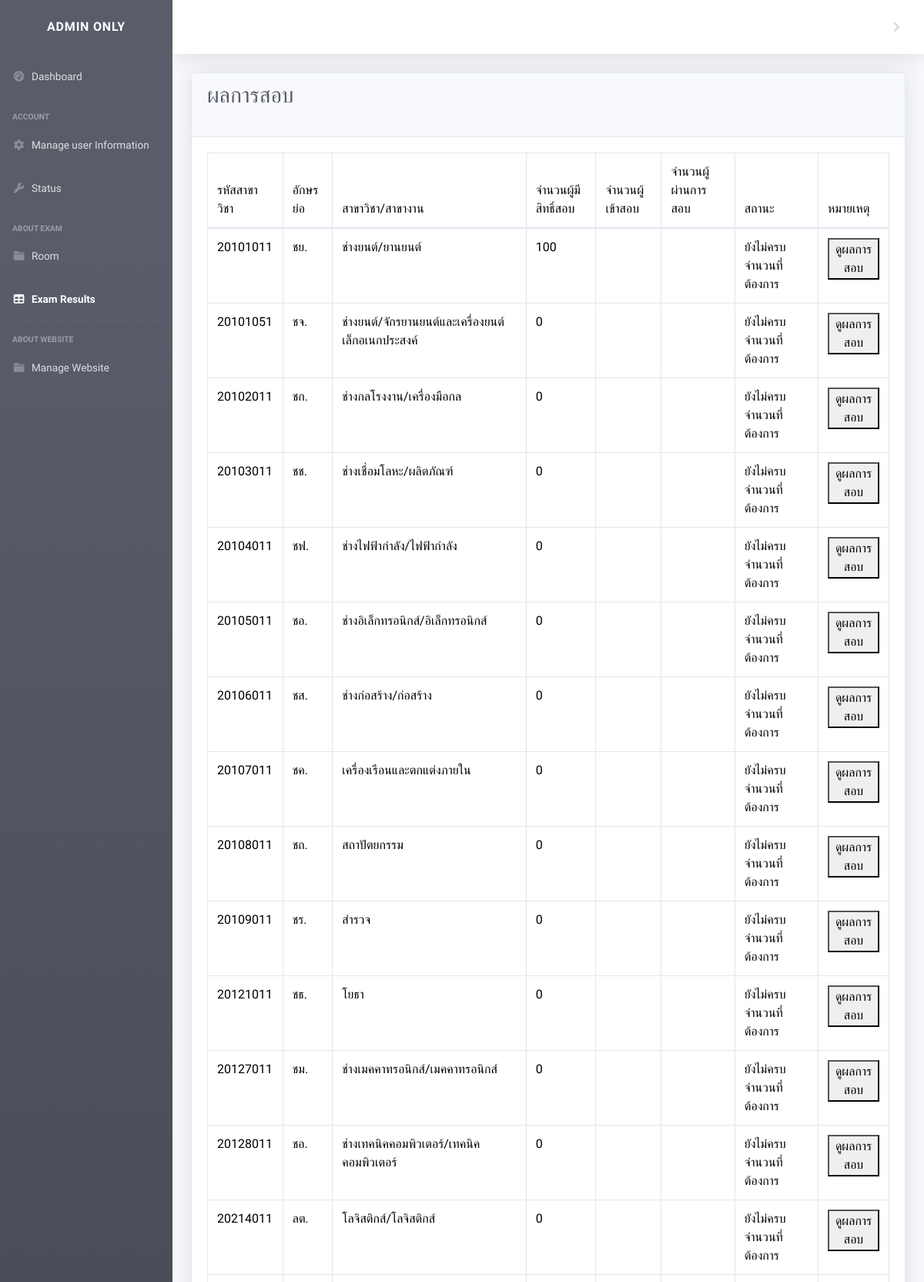
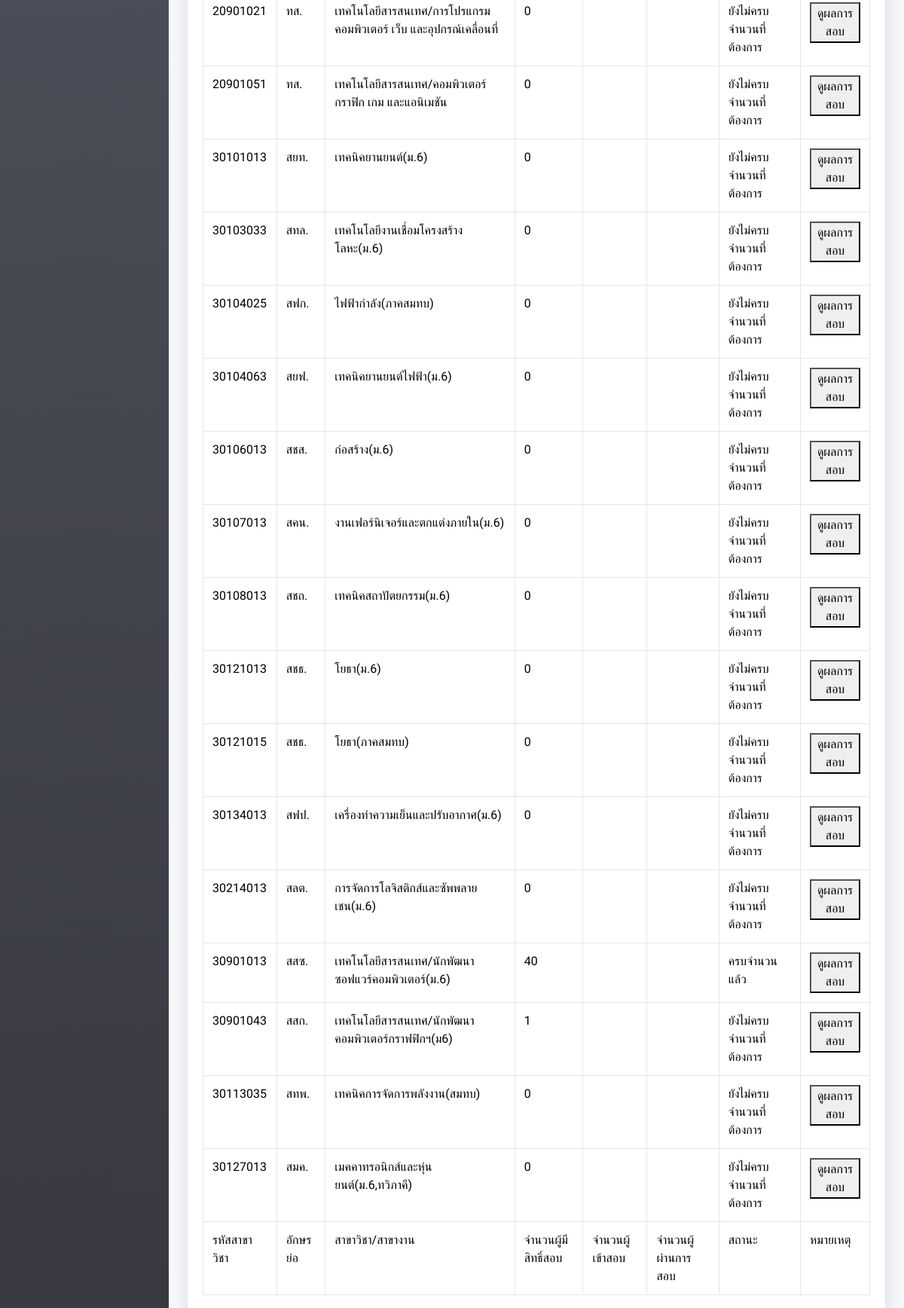
The page /test-result.php (upper part) on the database its author committed (2 pictures, top to bottom).
### tables this page shows
CREATE TABLE `tb_department` (
  `id_department` int(11) NOT NULL,
  `department_id` varchar(10) NOT NULL,
  `department_name` varchar(70) NOT NULL,
  `department_short` varchar(10) NOT NULL,
  `department_student` varchar(10) NOT NULL
);

### test-result.php (the view, shortened to what this page needs)
<!DOCTYPE html>
<html lang="en">
<head>
    <link rel="stylesheet" href="https://cdnjs.cloudflare.com/ajax/libs/font-awesome/6.0.0/css/all.min.css">
        <link href="https://cdn.jsdelivr.net/npm/bootstrap@5.3.2/dist/css/bootstrap.min.css" rel="stylesheet">
<link href="vendor/datatables/dataTables.bootstrap4.min.css" rel="stylesheet">
    <link href="test.css" rel="stylesheet">
  <?php
    include('connect.php');
    ?>
</head>
<body id="page-top">
    <div id="wrapper">
        <ul class="navbar-nav bg-gradient-dark sidebar sidebar-dark accordion" id="accordionSidebar">
            <a class="sidebar-brand d-flex align-items-center justify-content-center" href="adminindex.php">
                <div class="sidebar-brand-text mx-3">Admin Only</div>
            </a>
            <hr class="sidebar-divider my-0">
            <li class="nav-item">
                <a class="nav-link" href="adminindex.php">
                    <i class="fas fa-fw fa-tachometer-alt"></i>
                    <span>Dashboard</span></a>
            </li>
            <hr class="sidebar-divider d-none d-md-block">
            <div class="sidebar-heading">
                Account
            </div>
            <li class="nav-item">
                <a class="nav-link collapsed" href="manage-user.php"  data-target="#collapseTwo"
                    aria-expanded="true" aria-controls="collapseTwo">
                    <i class="fas fa-fw fa-cog"></i>
                    <span>Manage user Information</span>
                </a>
            </li>
            <li class="nav-item">
                <a class="nav-link collapsed" href="status.php"  data-target="#collapseUtilities"
                    aria-expanded="true" aria-controls="collapseUtilities">
                    <i class="fas fa-fw fa-wrench"></i>
                    <span>Status</span>
                </a>
            </li>
            <hr class="sidebar-divider">
            <div class="sidebar-heading">
               About Exam
            </div>
            <li class="nav-item ">
                <a class="nav-link collapsed" href="make-room.php"  data-target="#collapsePages"
                    aria-expanded="true" aria-controls="collapsePages">
                    <i class="fas fa-fw fa-folder"></i>
                    <span>Room</span>
                </a>
            </li>
            <li class="nav-item active">
                <a class="nav-link" href="test-result.php">
                    <i class="fas fa-fw fa-table"></i>
                    <span>Exam Results</span></a>
            </li>
            <hr class="sidebar-divider d-none d-md-block">
            <div class="sidebar-heading">
               About Website
            </div>
            <li class="nav-item">
                <a class="nav-link collapsed" href="manage-website.php"  data-target="#collapsePages"
                    aria-expanded="true" aria-controls="collapsePages">
                    <i class="fas fa-fw fa-folder"></i>
                    <span>Manage Website</span>
                </a>
        </ul>
        <div id="content-wrapper" class="d-flex flex-column">
            <div id="content">
                <nav class="navbar navbar-expand navbar-light bg-white topbar mb-4 static-top shadow">
                    <ul class="navbar-nav ml-auto">
                        <li class="nav-item dropdown arrow">
                            <a class="nav-link dropdown-toggle" href="#" id="userDropdown" role="button"
                                data-toggle="dropdown" aria-haspopup="true" aria-expanded="false">
                            </a>
                        </li>
                    </ul>
                </nav>
                <div class="container-fluid">
                <div class="card shadow mb-4">
  <div class="card-header">
   <div class="d-sm-flex align-items-center justify-content-between mb-4">
                        <h1 class="h3 mb-0 text-gray-800"> ผลการสอบ</h1>
</div>
  </div>
  <div class="card-body">
  <div class="table-responsive">
<table class="table table-bordered" id="dataTable" width="100%" cellspacing="0">
    <thead>
        <tr>
            <th>รหัสสาขาวิชา</th>
            <th>อักษรย่อ</th>
            <th>สาขาวิชา/สาขางาน</th>
            <th>จำนวนผู้มีสิทธิ์สอบ</th>
            <th>จำนวนผู้เข้าสอบ</th>
            <th>จำนวนผู้ผ่านการสอบ</th>
            <th>สถานะ</th>
            <th>หมายเหตุ</th>
        </tr>
</thead>
            <tfoot>
                <tr>
                <th>รหัสสาขาวิชา</th>
            <th>อักษรย่อ</th>
            <th>สาขาวิชา/สาขางาน</th>
            <th>จำนวนผู้มีสิทธิ์สอบ</th>
            <th>จำนวนผู้เข้าสอบ</th>
            <th>จำนวนผู้ผ่านการสอบ</th>
            <th>สถานะ</th>
            <th>หมายเหตุ</th>
</tr>
</tfoot>
<?php
        $sql = "SELECT department_id, department_name, department_short, department_student FROM tb_department";
        $stmt = $conn->prepare($sql);
        $stmt->execute();
        $result = $stmt->get_result();
        while ($row = $result->fetch_assoc()) {
            $department_name = $row['department_name'];
            $status_value = 'เสร็จสิ้น';
            $sql3 = "SELECT COUNT(status_value) as verify_count FROM tb_student WHERE status_value = '$status_value' AND department = '$department_name'";
            $result3 = mysqli_query($conn, $sql3);
            $row3 = $result3->fetch_row();
            $status= $row3[0];
            ?>
            <tr>
            <th scope="row"><?= $row['department_id']; ?></th>
            <td><?= $row['department_short']; ?></td>
            <td><?= $row['department_name']; ?></td>
            <td><?= $status?></td>
            <td></td>
            <td></td>
            <td><?php
                if($row['department_student'] == $status){
                    echo "ครบจำนวนแล้ว";
                }
                else{
                    echo "ยังไม่ครบจำนวนที่ต้องการ";
                }
            ?></td>
            <td><form name="room" action="show-test-result.php" method="post">
                <button type="submit" name="depart-submit">ดูผลการสอบ
             </button>
            </form></td>
    <?php }?>
</tr>
    </table>
    </div>
  </div>
 </div>
            </div>
                          </div>
                      </div>
                  </div>
    <br><br>
</body>
</html>

### test-result.php (style rules this page uses)
table { font-family: Arial, sans-serif; border-collapse: collapse; width: 100%; }
th, td { border: 1px solid #dddddd; text-align: left; padding: 8px; }
th { background-color: #CBFFF6; }
body, h1, h2, h3, h4, h5, h6, p, a, li, th, td { font-family: 'Itim', cursive; font-weight: 400; font-style: normal; }

### rows shown on the page
tb_department: department "20101011", department_short "ชย.", department_name "ช่างยนต์/ยานยนต์", status "100", department_student "ยังไม่ครบจำนวนที่ต้องการ"
tb_department: department "20101051", department_short "ชจ.", department_name "ช่างยนต์/จักรยานยนต์และเครื่องยนต์เล็กอเนกประสงค์", status "0", department_student "ยังไม่ครบจำนวนที่ต้องการ"
tb_department: department "20102011", department_short "ชก.", department_name "ช่างกลโรงงาน/เครื่องมือกล", status "0", department_student "ยังไม่ครบจำนวนที่ต้องการ"
tb_department: department "20103011", department_short "ชช.", department_name "ช่างเชื่อมโลหะ/ผลิตภัณฑ์", status "0", department_student "ยังไม่ครบจำนวนที่ต้องการ"
tb_department: department "20104011", department_short "ชฟ.", department_name "ช่างไฟฟ้ากำลัง/ไฟฟ้ากำลัง", status "0", department_student "ยังไม่ครบจำนวนที่ต้องการ"
tb_department: department "20105011", department_short "ชอ.", department_name "ช่างอิเล็กทรอนิกส์/อิเล็กทรอนิกส์", status "0", department_student "ยังไม่ครบจำนวนที่ต้องการ"
tb_department: department "20106011", department_short "ชส.", department_name "ช่างก่อสร้าง/ก่อสร้าง", status "0", department_student "ยังไม่ครบจำนวนที่ต้องการ"
tb_department: department "20107011", department_short "ชค.", department_name "เครื่องเรือนและตกแต่งภายใน", status "0", department_student "ยังไม่ครบจำนวนที่ต้องการ"
tb_department: department "20108011", department_short "ชถ.", department_name "สถาปัตยกรรม", status "0", department_student "ยังไม่ครบจำนวนที่ต้องการ"
tb_department: department "20109011", department_short "ชร.", department_name "สำรวจ", status "0", department_student "ยังไม่ครบจำนวนที่ต้องการ"
tb_department: department "20121011", department_short "ชธ.", department_name "โยธา", status "0", department_student "ยังไม่ครบจำนวนที่ต้องการ"
tb_department: department "20127011", department_short "ชม.", department_name "ช่างเมคคาทรอนิกส์/เมคคาทรอนิกส์", status "0", department_student "ยังไม่ครบจำนวนที่ต้องการ"
tb_department: department "20128011", department_short "ชอ.", department_name "ช่างเทคนิคคอมพิวเตอร์/เทคนิคคอมพิวเตอร์", status "0", department_student "ยังไม่ครบจำนวนที่ต้องการ"
tb_department: department "20214011", department_short "ลต.", department_name "โลจิสติกส์/โลจิสติกส์", status "0", department_student "ยังไม่ครบจำนวนที่ต้องการ"
tb_department: department "20901021", department_short "ทส.", department_name "เทคโนโลยีสารสนเทศ/การโปรแกรมคอมพิวเตอร์ เว็บ และอุปกรณ์เคลื่อนที่", status "0", department_student "ยังไม่ครบจำนวนที่ต้องการ"
tb_department: department "20901051", department_short "ทส.", department_name "เทคโนโลยีสารสนเทศ/คอมพิวเตอร์กราฟิก เกม และแอนิเมชัน", status "0", department_student "ยังไม่ครบจำนวนที่ต้องการ"
tb_department: department "30101013", department_short "สยท.", department_name "เทคนิคยานยนต์(ม.6)", status "0", department_student "ยังไม่ครบจำนวนที่ต้องการ"
tb_department: department "30103033", department_short "สทล.", department_name "เทคโนโลยีงานเชื่อมโครงสร้างโลหะ(ม.6)", status "0", department_student "ยังไม่ครบจำนวนที่ต้องการ"
tb_department: department "30104025", department_short "สฟก.", department_name "ไฟฟ้ากำลัง(ภาคสมทบ)", status "0", department_student "ยังไม่ครบจำนวนที่ต้องการ"
tb_department: department "30104063", department_short "สยฟ.", department_name "เทคนิคยานยนต์ไฟฟ้า(ม.6)", status "0", department_student "ยังไม่ครบจำนวนที่ต้องการ"
tb_department: department "30106013", department_short "สชส.", department_name "ก่อสร้าง(ม.6)", status "0", department_student "ยังไม่ครบจำนวนที่ต้องการ"
tb_department: department "30107013", department_short "สคน.", department_name "งานเฟอร์นิเจอร์และตกแต่งภายใน(ม.6)", status "0", department_student "ยังไม่ครบจำนวนที่ต้องการ"
tb_department: department "30108013", department_short "สชถ.", department_name "เทคนิคสถาปัตยกรรม(ม.6)", status "0", department_student "ยังไม่ครบจำนวนที่ต้องการ"
tb_department: department "30121013", department_short "สชธ.", department_name "โยธา(ม.6)", status "0", department_student "ยังไม่ครบจำนวนที่ต้องการ"
tb_department: department "30121015", department_short "สชธ.", department_name "โยธา(ภาคสมทบ)", status "0", department_student "ยังไม่ครบจำนวนที่ต้องการ"
tb_department: department "30134013", department_short "สฟป.", department_name "เครื่องทำความเย็นและปรับอากาศ(ม.6)", status "0", department_student "ยังไม่ครบจำนวนที่ต้องการ"
tb_department: department "30214013", department_short "สลต.", department_name "การจัดการโลจิสติกส์และซัพพลายเชน(ม.6)", status "0", department_student "ยังไม่ครบจำนวนที่ต้องการ"
tb_department: department "30901013", department_short "สสซ.", department_name "เทคโนโลยีสารสนเทศ/นักพัฒนาซอฟแวร์คอมพิวเตอร์(ม.6)", status "40", department_student "ครบจำนวนแล้ว"
tb_department: department "30901043", department_short "สสก.", department_name "เทคโนโลยีสารสนเทศ/นักพัฒนาคอมพิวเตอร์กราฟฟิกฯ(ม6)", status "1", department_student "ยังไม่ครบจำนวนที่ต้องการ"
tb_department: department "30113035", department_short "สทพ.", department_name "เทคนิคการจัดการพลังงาน(สมทบ)", status "0", department_student "ยังไม่ครบจำนวนที่ต้องการ"
tb_department: department "30127013", department_short "สมค.", department_name "เมคคาทรอนิกส์และหุ่นยนต์(ม.6,ทวิภาคี)", status "0", department_student "ยังไม่ครบจำนวนที่ต้องการ"
